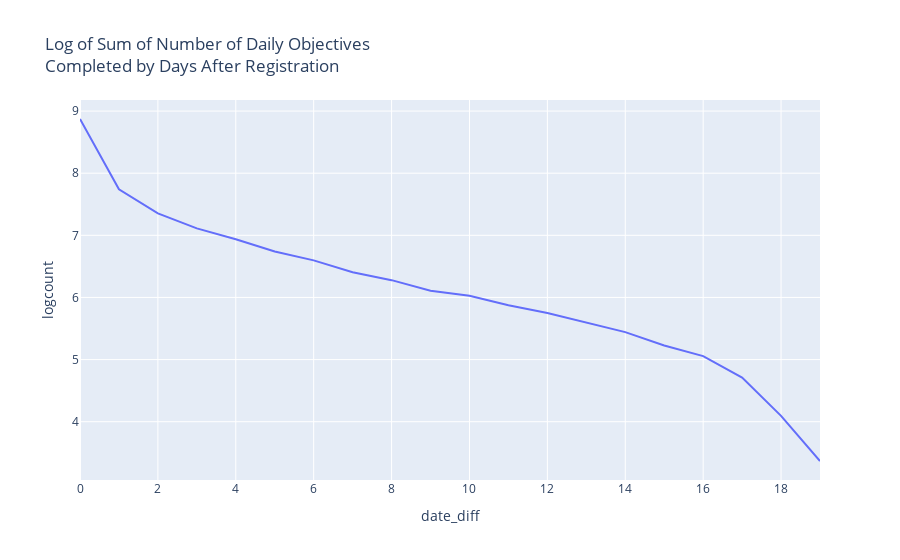

The notebook cell this image was saved under:
### Code cell
fig_sum_do = px.line(datedo[:-1], x = 'date_diff', y = 'logcount', 
title = 'Log of Sum of Number of Daily Objectives <br>Completed by Days After Registration')

fig_sum_do.show()

### Figure 1 — Plotly figure (JSON) as saved in the notebook; plotly's stock layout.template omitted (floating-point values rounded to 4 significant figures)
{"data": [{"hovertemplate": "date_diff=%{x}<br>logcount=%{y}<extra></extra>", "legendgroup": "", "line": {"color": "#636efa", "dash": "solid"}, "mode": "lines", "name": "", "showlegend": false, "type": "scatter", "x": [0, 1, 2, 3, 4, 5, 6, 7, 8, 9, 10, 11, 12, 13, 14, 15, 16, 17, 18, 19], "xaxis": "x", "y": [8.872, 7.741, 7.352, 7.112, 6.937, 6.739, 6.597, 6.407, 6.279, 6.109, 6.028, 5.875, 5.749, 5.598, 5.442, 5.226, 5.056, 4.71, 4.094, 3.367], "yaxis": "y"}], "layout": {"legend": {"tracegroupgap": 0}, "title": {"text": "Log of Sum of Number of Daily Objectives <br>Completed by Days After Registration"}, "xaxis": {"anchor": "y", "domain": [0, 1], "title": {"text": "date_diff"}}, "yaxis": {"anchor": "x", "domain": [0, 1], "title": {"text": "logcount"}}}}
